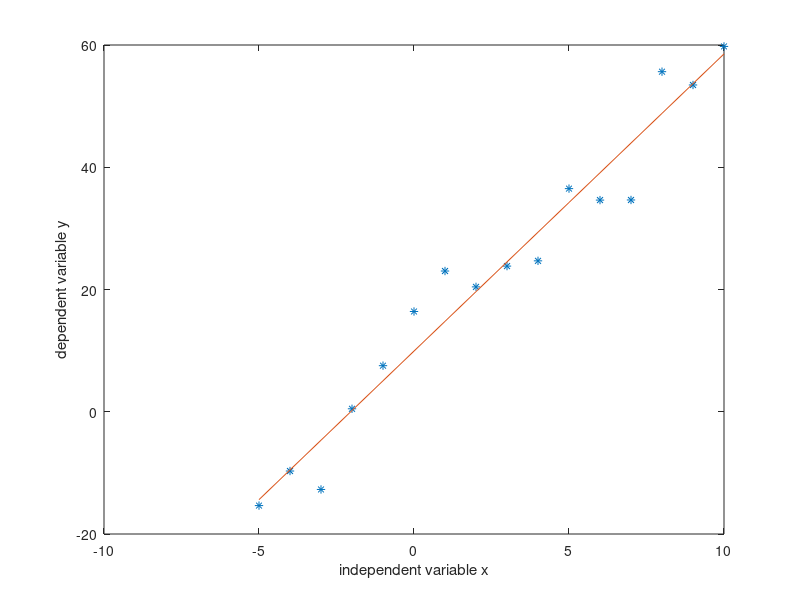

This figure's MATLAB source: (Note: this script raises an error after producing the figure.)
clear all
close all
clc
m=5; c =10 ; % slope and intercepts
x= (-5:10)'; % x is a column vector
y=m*x+c; % y is a column vector
n=length(x); % number of data points
% let us generate n disturbing values from normal distribution with
% sigma=5 . That is, standard deviation =5
noise= 5*randn(n,1); % nx1 column vector
yd=y+noise;
A=[x ones(n,1)];
Alpha= inv(A'*A)*A'*yd;
ycap=A*Alpha;
plot(x,yd,'*') ; % plot scattered data points
hold on
plot(x, ycap); % plot the regression line
xlabel('independent variable x')
ylabel('dependent variable y')
ev =yd-ycap; % error vector.
% Verifying that error vector is orthogonal to column vectors of A
Check = A'*ev ;
% print check on screen
Format bank
Check
